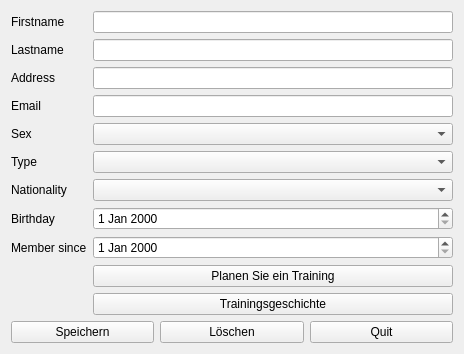
<?xml version="1.0" encoding="UTF-8"?>
<ui version="4.0">
 <class>MitgliedDialog</class>
 <widget class="QWidget" name="MitgliedDialog">
  <property name="geometry">
   <rect>
    <x>0</x>
    <y>0</y>
    <width>464</width>
    <height>349</height>
   </rect>
  </property>
  <property name="windowTitle">
   <string>Form</string>
  </property>
  <layout class="QVBoxLayout" name="verticalLayout">
   <item>
    <layout class="QFormLayout" name="formLayout">
     <item row="0" column="0">
      <widget class="QLabel" name="firstnameLabel">
       <property name="text">
        <string>Firstname</string>
       </property>
      </widget>
     </item>
     <item row="0" column="1">
      <widget class="QLineEdit" name="firstnameLineEdit"/>
     </item>
     <item row="1" column="0">
      <widget class="QLabel" name="lastnameLabel">
       <property name="text">
        <string>Lastname</string>
       </property>
      </widget>
     </item>
     <item row="1" column="1">
      <widget class="QLineEdit" name="lastnameLineEdit"/>
     </item>
     <item row="2" column="0">
      <widget class="QLabel" name="addressLabel">
       <property name="text">
        <string>Address</string>
       </property>
      </widget>
     </item>
     <item row="2" column="1">
      <widget class="QLineEdit" name="addressLineEdit"/>
     </item>
     <item row="3" column="0">
      <widget class="QLabel" name="emailLabel">
       <property name="text">
        <string>Email</string>
       </property>
      </widget>
     </item>
     <item row="4" column="0">
      <widget class="QLabel" name="sexLabel">
       <property name="text">
        <string>Sex</string>
       </property>
      </widget>
     </item>
     <item row="4" column="1">
      <widget class="QComboBox" name="sexComboBox"/>
     </item>
     <item row="3" column="1">
      <widget class="QLineEdit" name="emailLineEdit"/>
     </item>
     <item row="5" column="1">
      <widget class="QComboBox" name="typComboBox"/>
     </item>
     <item row="5" column="0">
      <widget class="QLabel" name="typLabel">
       <property name="text">
        <string>Type</string>
       </property>
      </widget>
     </item>
     <item row="6" column="1">
      <widget class="QComboBox" name="nationalityComboBox"/>
     </item>
     <item row="6" column="0">
      <widget class="QLabel" name="nationalityLabel">
       <property name="text">
        <string>Nationality</string>
       </property>
      </widget>
     </item>
     <item row="7" column="1">
      <widget class="QDateEdit" name="birthdayDateEdit"/>
     </item>
     <item row="8" column="1">
      <widget class="QDateEdit" name="membersinceDateEdit"/>
     </item>
     <item row="7" column="0">
      <widget class="QLabel" name="birthdayLabel">
       <property name="text">
        <string>Birthday</string>
       </property>
      </widget>
     </item>
     <item row="8" column="0">
      <widget class="QLabel" name="membersiceLabel">
       <property name="text">
        <string>Member since</string>
       </property>
      </widget>
     </item>
     <item row="9" column="1">
      <widget class="QPushButton" name="planenTrainingButton">
       <property name="text">
        <string>Planen Sie ein Training</string>
       </property>
      </widget>
     </item>
     <item row="10" column="1">
      <widget class="QPushButton" name="trainingsgeschichteButton">
       <property name="text">
        <string>Trainingsgeschichte</string>
       </property>
      </widget>
     </item>
    </layout>
   </item>
   <item>
    <layout class="QHBoxLayout" name="horizontalLayout">
     <item>
      <widget class="QPushButton" name="saveButton">
       <property name="text">
        <string>Speichern</string>
       </property>
      </widget>
     </item>
     <item>
      <widget class="QPushButton" name="delButton">
       <property name="text">
        <string>Löschen</string>
       </property>
      </widget>
     </item>
     <item>
      <widget class="QPushButton" name="quitButton">
       <property name="text">
        <string>Quit</string>
       </property>
      </widget>
     </item>
    </layout>
   </item>
  </layout>
 </widget>
 <resources/>
 <connections/>
</ui>
